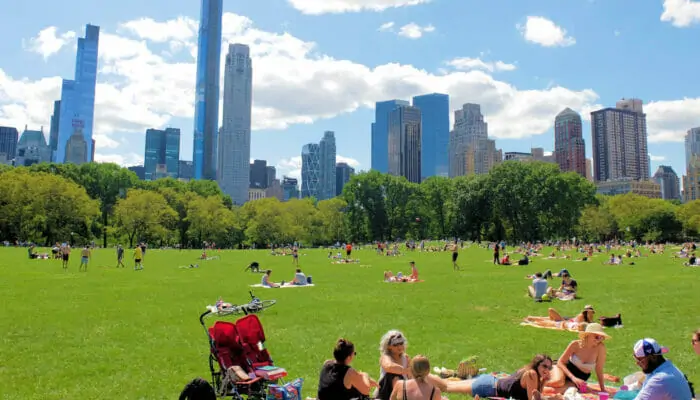
#> input picture photos/park.webp, 700 x 400 px, found by its file name
$ python splitmerge.py
#> lines starting #> are read from the running program, lines starting #| are printed output that depends on the picture
import cv2 as cv
import numpy as np

img = cv.imread('photos/park.webp')
#> img is the input picture: shape (400, 700, 3); mean B, G, R 121.8, 151.5, 131
cv.imshow('Park', img)

# splitting
b, g, r = cv.split(img)
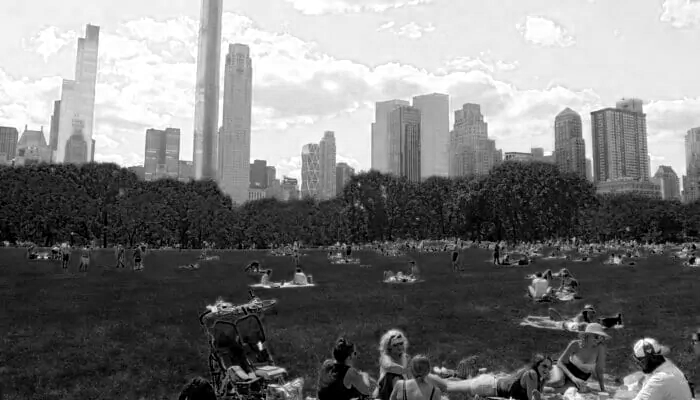
#> b: shape (400, 700); min 0, max 255, mean 121.8
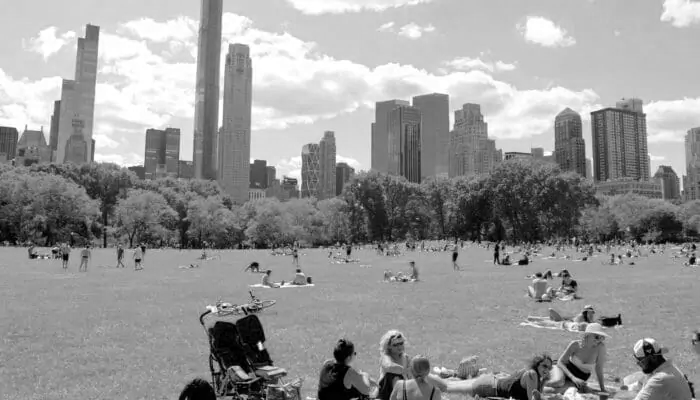
#> g: shape (400, 700); min 0, max 255, mean 151.5
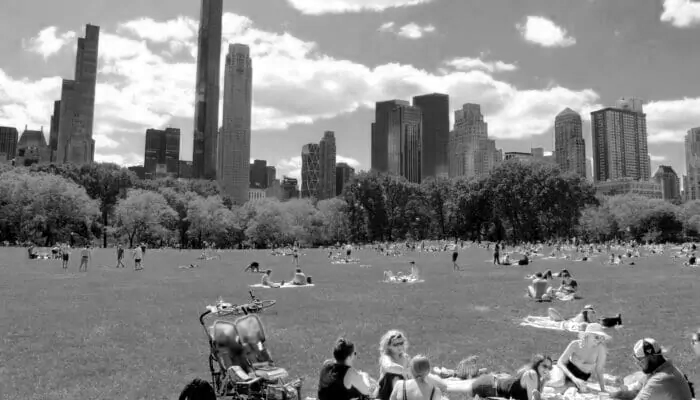
#> r: shape (400, 700); min 0, max 255, mean 131

cv.imshow('Blue', b)
cv.imshow('Green', g)
cv.imshow('Red', r)

print(img.shape)
#| (400, 700, 3)
print(b.shape)
#| (400, 700)
print(g.shape)
#| (400, 700)
print(r.shape)
#| (400, 700)

# merging
merged = cv.merge([b,g,r])
cv.imshow('Merged', merged)

cv.waitKey(0)

$ run again, with photos/bananas.webp copied over photos/park.webp
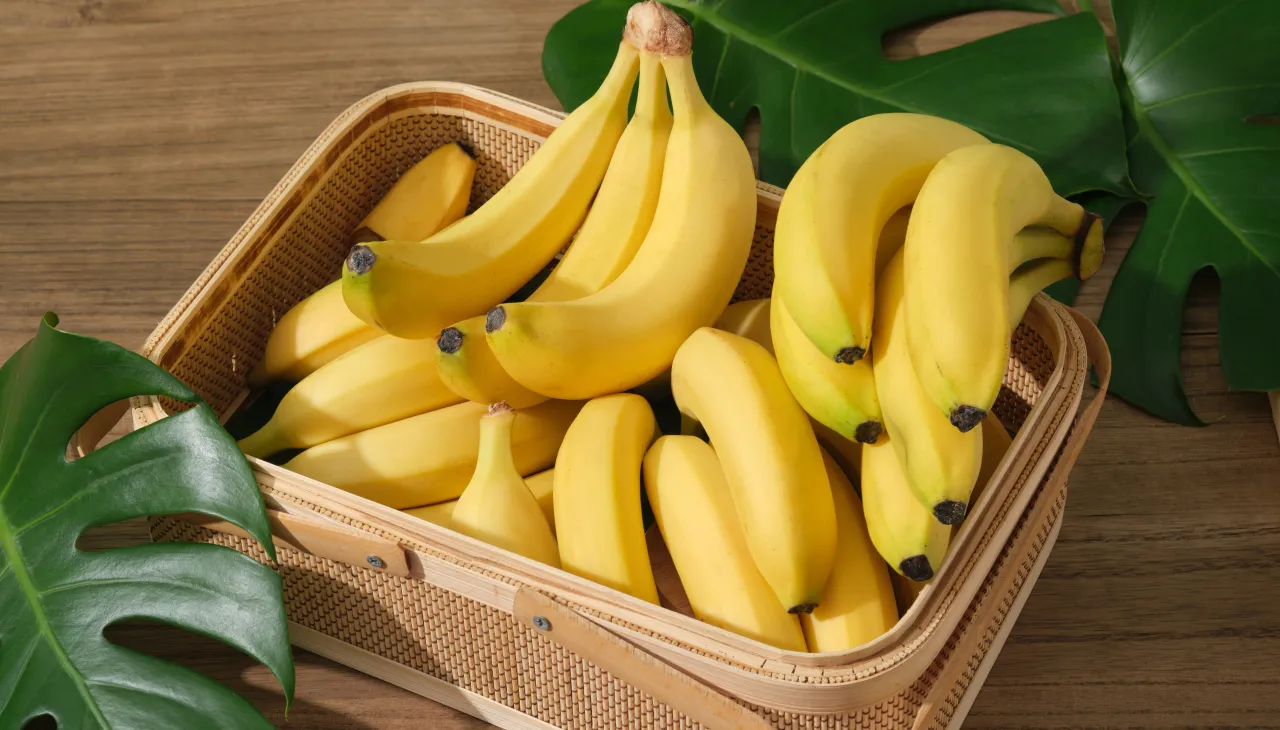
#> input picture photos/bananas.webp, 1280 x 730 px, found by its file name
#> img is the input picture: shape (730, 1280, 3); mean B, G, R 54.4, 114, 134.7
#> `b, g, r = cv.split(img)`:
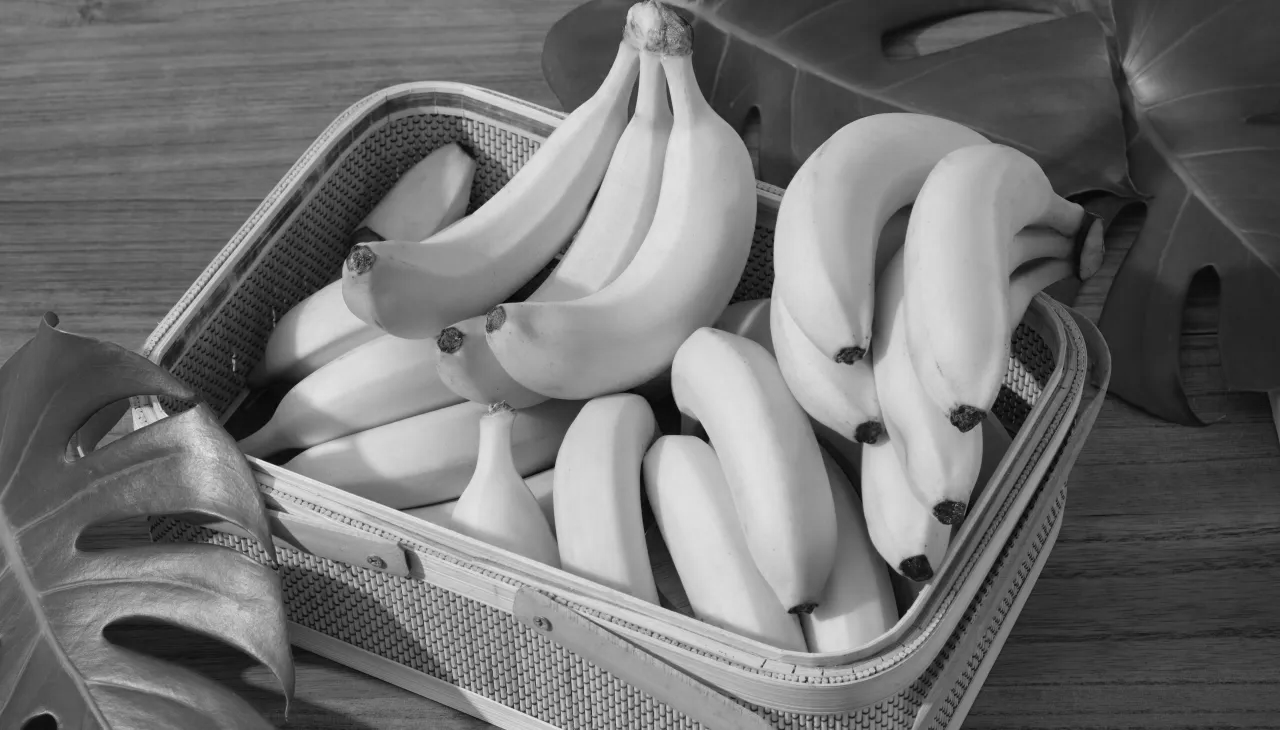
#> g: shape (730, 1280); min 0, max 237, mean 114
#> `b, g, r = cv.split(img)`:
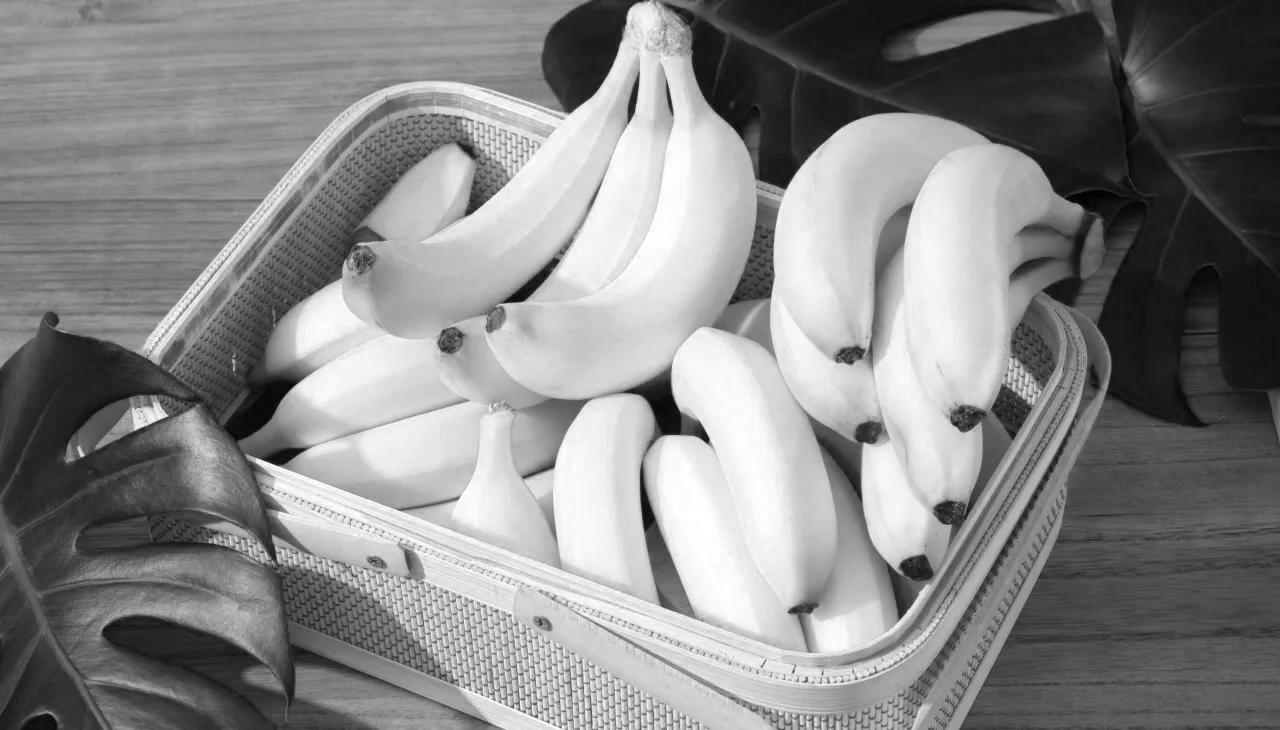
#> r: shape (730, 1280); min 0, max 255, mean 134.7
#| (730, 1280, 3)
#| (730, 1280)
#| (730, 1280)
#| (730, 1280)

$ run again, with photos/cat2.jpg saved as photos/park.webp
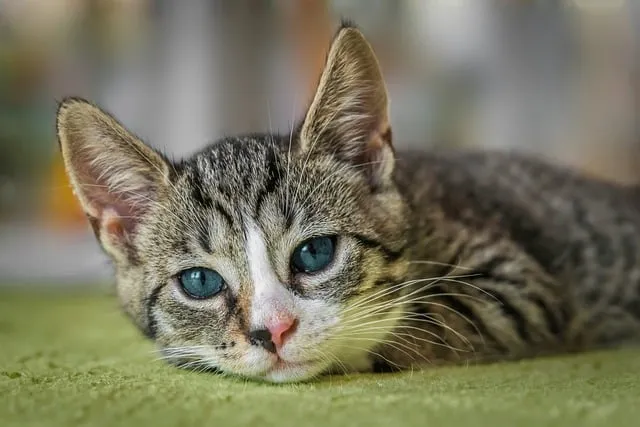
#> input picture photos/cat2.jpg, 640 x 427 px, found by its file name
#> img is the input picture: shape (427, 640, 3); mean B, G, R 93.2, 116.2, 119.1
#> `b, g, r = cv.split(img)`:
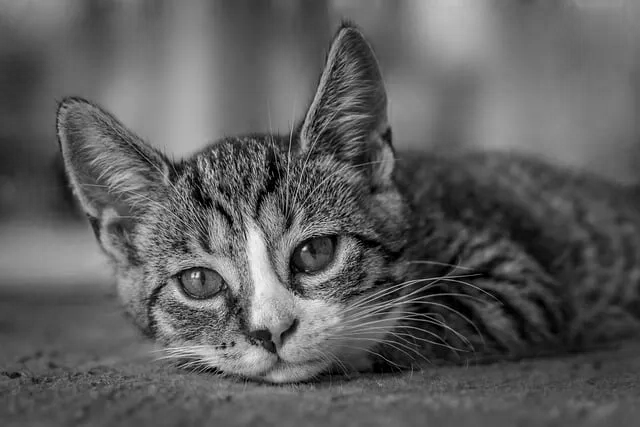
#> b: shape (427, 640); min 0, max 250, mean 93.2
#> `b, g, r = cv.split(img)`:
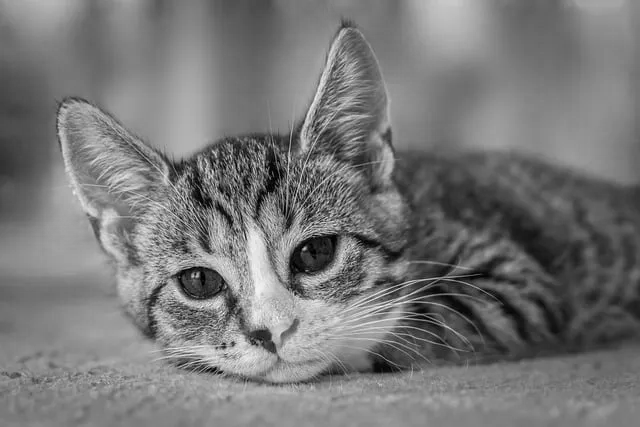
#> r: shape (427, 640); min 0, max 255, mean 119.1
#| (427, 640, 3)
#| (427, 640)
#| (427, 640)
#| (427, 640)
